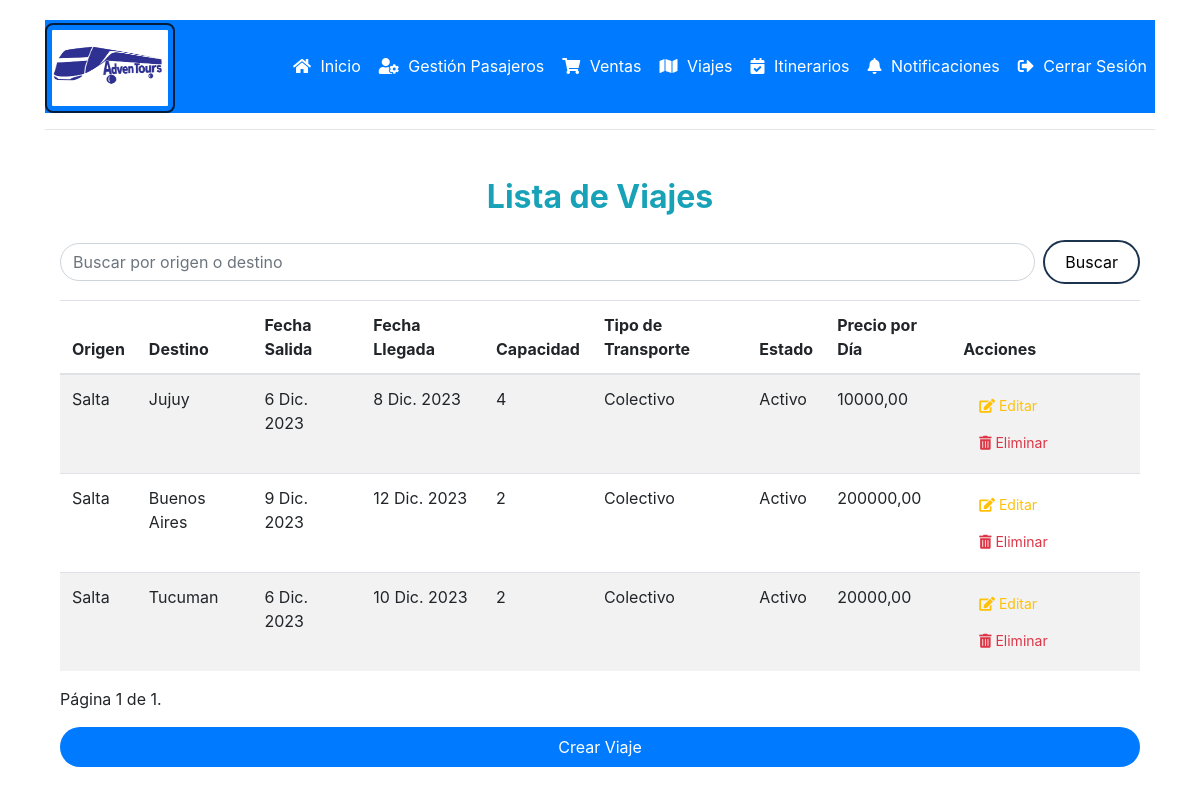
Screenshot of /list_trips (signed in) with the database file from the repository.
### travel/models.py (models this page shows, shortened)
class Trip(models.Model):
    origin = models.CharField(max_length=100)
    destination = models.CharField(max_length=100)
    capacity = models.IntegerField()
    TRANSPORT_CHOICES = [
        (tag.name, tag.value) for tag in TransportationType
    ]
    transportation_type = models.CharField(max_length=50, choices=TRANSPORT_CHOICES)
    trip_status = models.CharField(max_length=20, choices=[(tag.name, tag.value) for tag in TripStatus], default=TripStatus.ACTIVE.value)
    price_per_day = models.DecimalField(max_digits=10, decimal_places=2)
    arrival_date = models.DateField()
    departure_date = models.DateField()

### travel/views.py (the view)
# urls.py: path('list_trips', views.list_trips, name='list_trips'),
@login_required
def list_trips(request):
    all_trips = Trip.objects.all()
    search_query = request.GET.get('search_query')
    if search_query:
        all_trips = all_trips.filter( Q(origin__icontains=search_query) | Q(destination__icontains=search_query))
    items_per_page = 5
    paginator = Paginator(all_trips, items_per_page)
    page = request.GET.get('page')
    try:
        trips = paginator.page(page)
    except PageNotAnInteger:
        trips = paginator.page(1)
    except EmptyPage:
        trips = paginator.page(paginator.num_pages)
    return render(request, 'travel/list_trips.html', {'trips': trips})

### travel/templates/travel/list_trips.html (shortened to what this page needs)
{% extends "travel/layout.html" %}
{% block body %}
<div class="container mt-5">
    <div class="row justify-content-center">
        <div class="col-md-12">
            <h2 class="mb-4 text-center font-weight-bold text-info">Lista de Viajes</h2>
            <form method="get" class="form-inline mb-3" id="searchForm">
                <div class="form-group mr-2 flex-grow-1">
                    <input type="text" class="form-control rounded-pill w-100" id="search_query" name="search_query" placeholder="Buscar por origen o destino" value="{{ search_query|default:'' }}">
                </div>
                <button type="submit" class="btn-vintage">Buscar</button>
            </form>
            {% if trips %}
            <div class="table-responsive">
                <table class="table table-striped">
                    <thead>
                        <tr>
                            <th scope="col">Origen</th>
                            <th scope="col">Destino</th>
                            <th scope="col">Fecha Salida</th>
                            <th scope="col">Fecha Llegada</th>
                            <th scope="col">Capacidad</th>
                            <th scope="col">Tipo de Transporte</th>
                            <th scope="col">Estado</th>
                            <th scope="col">Precio por Día</th>
                            <th scope="col">Acciones</th>
                        </tr>
                    </thead>
                    <tbody>
                        {% for trip in trips %}
                        <tr>
                            <td>{{ trip.origin }}</td>
                            <td>{{ trip.destination }}</td>
                            <td>{{ trip.departure_date }}</td>
                            <td>{{ trip.arrival_date }}</td>
                            <td>{{ trip.capacity }}</td>
                            <td>{{ trip.get_transportation_type_display }}</td>
                            <td>{{ trip.get_trip_status_display }}</td>
                            <td>{{ trip.price_per_day }}</td>
                            <td>
                            <a href="{% url 'edit_trip' trip.id %}" class="btn btn-outline-warning btn-sm">
                                <i class="fas fa-edit"></i> Editar
                            </a>
                            <button type="button" class="btn btn-outline-danger btn-sm" data-bs-toggle="modal" data-bs-target="#deleteModal{{ trip.id }}">
                                <i class="fas fa-trash-alt"></i> Eliminar
                            </button>
                        </td>
                    </tr>
                    {% endfor %}
                </tbody>
            </table>
            <div class="pagination">
                <span class="step-links">
                    <span class="current">
                        Página {{ trips.number }} de {{ trips.paginator.num_pages }}.
                    </span>
                </span>
            </div>
            {% endif %}
            <a href="{% url 'create_trip' %}" class="btn btn-primary btn-block mt-3 rounded-pill">Crear Viaje</a>
        </div>
    </div>
</div>
{% endblock %}

### travel/static/styles.css (style rules this page uses)
.btn-vintage { background-color: #ffffff; color: #030303; border: 2px solid #1c334d; border-radius: 25px; padding: 8px 20px; transition: background-color 0.3s, color 0.3s, border-color 0.3s; }
.btn { padding: 8px 16px; border: none; cursor: pointer; border-radius: 4px; transition: background-color 0.3s ease; }
.btn-primary { background-color: #007bff; color: #fff; }

### travel/templates/travel/layout.html (style rules this page uses)
body { background-color: #fff; padding: 20px; }

### rows the page displays
Trip: origin "Salta", destination "Jujuy", departure_date "6 Dic. 2023", arrival_date "8 Dic. 2023", capacity "4", transportation_type "Colectivo", trip_status "Activo", price_per_day "10000,00"
Trip: origin "Salta", destination "Buenos Aires", departure_date "9 Dic. 2023", arrival_date "12 Dic. 2023", capacity "2", transportation_type "Colectivo", trip_status "Activo", price_per_day "200000,00"
Trip: origin "Salta", destination "Tucuman", departure_date "6 Dic. 2023", arrival_date "10 Dic. 2023", capacity "2", transportation_type "Colectivo", trip_status "Activo", price_per_day "20000,00"

### other values shown
{{ trips.number }} "1"
{{ trips.paginator.num_pages }} "1"
